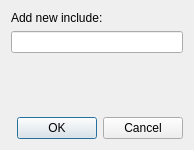
<?xml version="1.0" encoding="UTF-8"?>
<ui version="4.0">
 <class>Dialog</class>
 <widget class="QDialog" name="Dialog">
  <property name="geometry">
   <rect>
    <x>0</x>
    <y>0</y>
    <width>194</width>
    <height>150</height>
   </rect>
  </property>
  <property name="windowTitle">
   <string>New include...</string>
  </property>
  <layout class="QVBoxLayout" name="verticalLayout">
   <item>
    <widget class="QLabel" name="labelHeader">
     <property name="text">
      <string>Add new include:</string>
     </property>
    </widget>
   </item>
   <item>
    <widget class="QLineEdit" name="lineEditNewInclude"/>
   </item>
   <item>
    <spacer name="verticalSpacer">
     <property name="orientation">
      <enum>Qt::Vertical</enum>
     </property>
     <property name="sizeHint" stdset="0">
      <size>
       <width>20</width>
       <height>40</height>
      </size>
     </property>
    </spacer>
   </item>
   <item>
    <widget class="QDialogButtonBox" name="buttonBox">
     <property name="orientation">
      <enum>Qt::Horizontal</enum>
     </property>
     <property name="standardButtons">
      <set>QDialogButtonBox::Cancel|QDialogButtonBox::Ok</set>
     </property>
    </widget>
   </item>
  </layout>
 </widget>
 <resources/>
 <connections>
  <connection>
   <sender>buttonBox</sender>
   <signal>accepted()</signal>
   <receiver>Dialog</receiver>
   <slot>accept()</slot>
   <hints>
    <hint type="sourcelabel">
     <x>248</x>
     <y>254</y>
    </hint>
    <hint type="destinationlabel">
     <x>157</x>
     <y>274</y>
    </hint>
   </hints>
  </connection>
  <connection>
   <sender>buttonBox</sender>
   <signal>rejected()</signal>
   <receiver>Dialog</receiver>
   <slot>reject()</slot>
   <hints>
    <hint type="sourcelabel">
     <x>316</x>
     <y>260</y>
    </hint>
    <hint type="destinationlabel">
     <x>286</x>
     <y>274</y>
    </hint>
   </hints>
  </connection>
 </connections>
</ui>
